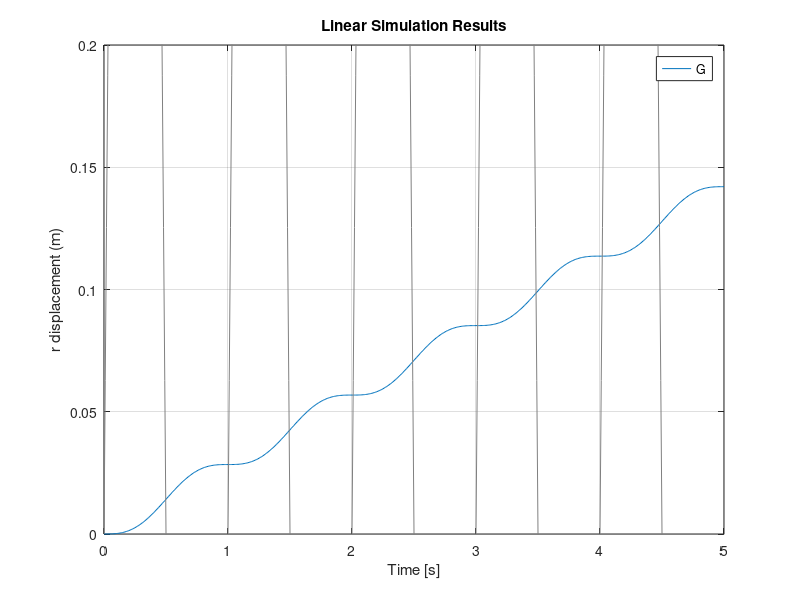

MATLAB code for this plot:
clear;
clc;



I0=1.4*10^(-5)    ;      %kg.m^2
R=0.01            ;      %m
d=0.025           ;      %m
L=1               ;      %m

num=(d*R^2)/(L*I0);
den=[1,0,0];
G=tf(num,den)

t=0:0.01:5;
u=sin(2*pi*t);
lsim(G,u,t)
grid on
xlim([0 5]);
ylim([0 0.2]);
ylabel('r displacement (m)');
